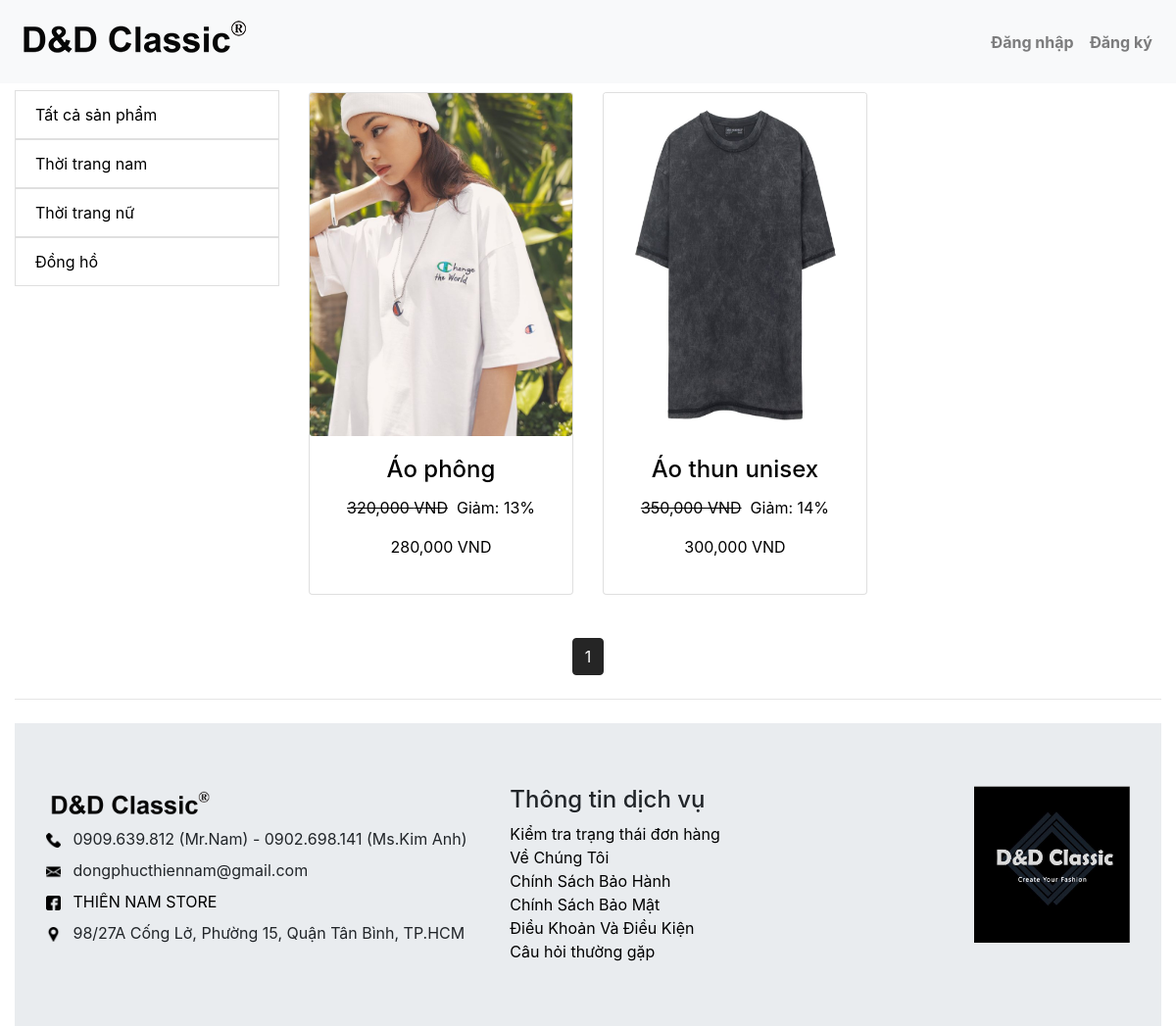
The app's page /?pages=product&id_danhmuc=2 with its own data.
### tables this page shows
CREATE TABLE `danhmuc` (
  `id_danhmuc` int(11) NOT NULL,
  `ten_danhmuc` varchar(255) NOT NULL
);

CREATE TABLE `product` (
  `id_product` int(11) NOT NULL,
  `id_danh_muc` int(11) NOT NULL,
  `ten_sanpham` varchar(100) NOT NULL,
  `anh_sanpham` varchar(255) NOT NULL,
  `soluong` int(11) NOT NULL,
  `gia_sanpham` float NOT NULL,
  `gia_khuyenmai` float DEFAULT NULL,
  `chitiet` text NOT NULL
);

### include/product.php (the view, shortened to what this page needs)
<?php
$keyword = isset($_GET['keyword']) ? $_GET['keyword'] : '';
$product = mysqli_query($conn, "SELECT product.*,danhmuc.ten_danhmuc AS 'ten_danhmuc' FROM product JOIN danhmuc ON product.id_danh_muc =
danhmuc.id_danhmuc WHERE product.ten_sanpham LIKE '%$keyword%' ");
$limit = 9;
$total_page = ceil(mysqli_num_rows($product) / $limit);
$cr_page = (isset($_GET['page']) ? $_GET['page'] : 1);
$star = ($cr_page - 1) * $limit;
$product = mysqli_query($conn, "SELECT product.*,danhmuc.ten_danhmuc AS 'ten_danhmuc' FROM product JOIN danhmuc ON product.id_danh_muc =
danhmuc.id_danhmuc ORDER BY id_product DESC  LIMIT $star,$limit ");
if (isset($_GET['id_danhmuc'])) {
  $id_danhmuc = $_GET['id_danhmuc'];
  $product = mysqli_query($conn, "SELECT * FROM product WHERE id_danh_muc ='$id_danhmuc' ");
  $limit = 12;
  $total_page = ceil(mysqli_num_rows($product) / $limit);
  $cr_page = (isset($_GET['page']) ? $_GET['page'] : 1);
  $star = ($cr_page - 1) * $limit;
  $product = mysqli_query($conn, "SELECT * FROM product WHERE id_danh_muc ='$id_danhmuc'  LIMIT $star,$limit ");
  $danh_muc = mysqli_query($conn, "SELECT * FROM danhmuc WHERE id_danhmuc ='$id_danhmuc'");
  $danh_mu_c = mysqli_fetch_assoc($danh_muc);
}
?>
<div class="container-fluid">
  <br>
  <div class="row padding">
    <div class="col-lg-3 mt6">
      <ul class="list-group">
       <a href="?pages=product"><li class="list-group-item d-flex justify-content-between align-items-center">
          Tất cả sản phẩm
        </li></a>
      <?php foreach($danhmuc as $danhm): ?>
       <a href="?pages=product&id_danhmuc=<?=$danhm['id_danhmuc']?>"> <li class="list-group-item d-flex justify-content-between align-items-center">
          <?=$danhm['ten_danhmuc']?>
        </li></a>
       <?php endforeach ?>
      </ul>
    </div>
    <div class="col-lg-9">
      <?php if (isset($_GET['keyword'])) { ?>
        <h4 class="text-center"  >Kết quả tìm kiếm cho: <?php echo $keyword ?></h4>
      <?php } elseif (isset($_GET['danhmuc'])) { ?>
        <h2>Thời trang <?php echo $danh_mu_c['ten_danhmuc'] ?></h2>
      <?php } else { ?>
        <h2 class="text-center" >Danh sách các sản phẩm</h2>
      <?php } ?><br>
      <div class="row">
        <?php foreach ($product as $key => $value) { ?>
          <a data-toggle="tooltip" title="Chi tiết sản phẩm !" href="?pages=chitietsanpham&sanpham=<?php echo $value['id_product'] ?>">
            <div class="col-lg-4 col-md-6 col-sm-6">
              <div class="card text-left">
                <img class="img_product" style="width: 100%; height: 350px" src="uploads/<?php echo $value['anh_sanpham'] ?>" alt="">
                <div class="card-body text-center">
                  <h4 class="card-title"><?php echo $value['ten_sanpham'] ?></h4>
                  <?php if ($value['gia_khuyenmai'] > 0) { ?>
                    <p>
                      <span><del><?php echo number_format($value['gia_sanpham']) ?> VND</del></span>&nbsp; Giảm:
                      <?php $khuyenmai = 100 - (($value['gia_khuyenmai']) / ($value['gia_sanpham']) * 100) ?>
                      <?php echo number_format($khuyenmai) ?>%
                    </p>
                    <p>
                      <span><?php echo number_format($value['gia_khuyenmai']) ?> VND</span>
                    </p>
                  <?php } ?>
                </div>
              </div>
            </div>
          </a>
        <?php } ?>
      </div>
    </div>
  </div>
  <br>
  <ul class="pagination justify-content-center">
    <?php for ($i = 1; $i <= $total_page; $i++) { ?>
      <li class="page-item <?php echo (($cr_page == $i) ? 'active' : '') ?>"><a class="page-link" href="?pages=product&page=<?php echo $i ?><?php echo ($keyword != '') ? "&keyword=$keyword" : '' ?>"><?php echo $i ?></a></li>
    <?php } ?>
  </ul>
  <hr class="my-4">

### css/style-index.css (style rules this page uses)
* { margin: 0; padding: 0; }
.img_product { height: 460px; width: 100%; transition: transform 0.2s; border-radius: 3px; }
a { color: black; }
.page-link { color: black; }
.col-sm-12, .col-lg-4 { margin-bottom: 20px; }
.page-item.active .page-link { z-index: 3; color: #fff; background-color: #252525; border-color: #252525; }
.mt6 { margin-top: 60px; }

### records on screen
danhmuc: ten_danhmuc "Thời trang nam"
danhmuc: ten_danhmuc "Thời trang nữ"
danhmuc: ten_danhmuc "Đồng hồ"
product: anh_sanpham (picture), ten_sanpham "Áo phông", gia_sanpham "320,000", khuyenmai "13", gia_khuyenmai "280,000"
product: anh_sanpham (picture), ten_sanpham "Áo thun unisex", gia_sanpham "350,000", khuyenmai "14", gia_khuyenmai "300,000"
